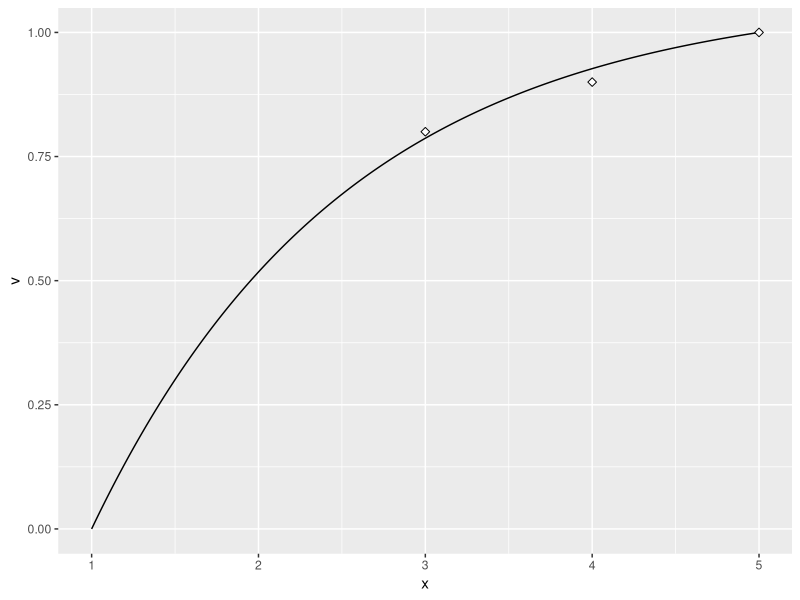
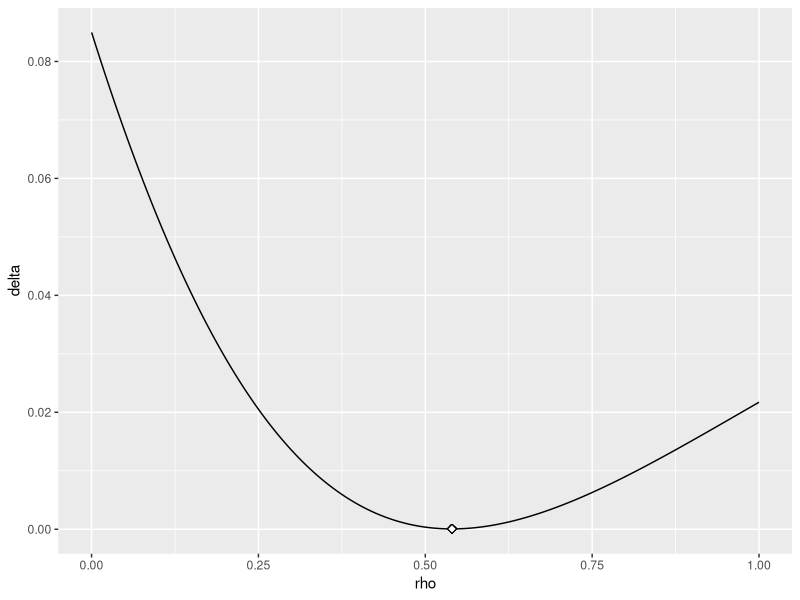

These figures' R source, in order: (Note: this script raises an error after producing the figures.)
## ---- chunk 1
SAVF_score <- function(x, x_low, x_high, rho){

  # return error if x_low is not less than x_high
  if(x_low >= x_high){
    stop("`x_low` must be less than `x_high`", call. = FALSE)
  }

  # return error if rho is not a single value
  if (length(rho) != 1) {
    stop("`rho` must be a numeric value of length 1", call. = FALSE)
  }

  # generate SAVF values
  value <- (1 - exp(-rho * (x - x_low))) / (1 - exp(-rho * (x_high - x_low)))

  # return values
  return(value)

}

SAVF_plot <- function(desired_x, desired_v, x_low, x_high, rho){

  # return error if x_low is not less than x_high
  if(x_low >= x_high){
    stop("`x_low` must be less than `x_high`", call. = FALSE)
  }

  # return error if rho is not a single value
  if (length(rho) != 1) {
    stop("`rho` must be a numeric value of length 1", call. = FALSE)
  }

  # create string of x values
  x <- seq(x_low, x_high, by = (x_high - x_low) / 1000)
  v <- SAVF_score(x, x_low, x_high, rho)

  # create data frames to plot
  df <- data.frame(x = x, v = v)
  desired <- data.frame(x = desired_x, v = desired_v)

  ggplot2::ggplot(df, ggplot2::aes(x, v)) +
    ggplot2::geom_line() +
    ggplot2::geom_point(data = desired, ggplot2::aes(x, v), shape = 23, size = 2, fill = "white")

}
## ---- chunk 2


SAVF_plot(desired_x = c(3, 4, 5),
          desired_v = c(.8, .9, 1),
          x_low = 1,
          x_high = 5,
          rho = 0.6531)
## ---- chunk 3
SAVF_plot_rho_error <- function(desired_x, desired_v, x_low, x_high, rho_low, rho_high){

  # return error if x_low is not less than x_high
  if(x_low >= x_high){
    stop("`x_low` must be less than `x_high`", call. = FALSE)
  }

  # return error if rho_low is not less than rho_high
  if(rho_low >= rho_high){
    stop("`rho_low` must be less than `rho_high`", call. = FALSE)
  }

  # compute sequence of rho values
  rho <- seq(rho_low, rho_high, by = (rho_high - rho_low) / 10000)
  rho <- rho[rho != 0]

  # compute deltas between preferred and fitted values
  delta <- sapply(rho, function(x) sum((SAVF_score(desired_x, x_low, x_high, x) - desired_v)^2))

  # return rho that produces smallest error
  true_rho <- rho[which(delta == min(delta))]

  # plot value
  df <- data.frame(rho = rho, delta = delta)
  ggplot2::ggplot(df, ggplot2::aes(rho, delta)) +
    ggplot2::geom_line() +
    ggplot2::geom_point(ggplot2::aes(true_rho, min(delta)), shape = 23, size = 2, fill = "white")

}
## ---- chunk 4
SAVF_plot_rho_error(desired_x = c(3, 4, 5),
                    desired_v = c(.75, .9, 1),
                    x_low = 1,
                    x_high = 5,
                    rho_low = 0,
                    rho_high = 1)
## ---- chunk 5
SAVF_score <- function(x, x_low, x_high, rho){

  # return error if x_low is not less than x_high
  if(x_low >= x_high){
    stop("`x_low` must be less than `x_high`", call. = FALSE)
  }

  # return error if rho is not a single value
  if (length(rho) != 1) {
    stop("`rho` must be a numeric value of length 1", call. = FALSE)
  }

  # generate SAVF values
  value <- (1 - exp(-rho * (x - x_low))) / (1 - exp(-rho * (x_high - x_low)))

  # return values
  return(value)

}
## ---- chunk 6
# using dplyr to add a new variable while preserving existing data
library(dplyr)

# here we are assuming we found the appropriate rho value for the y attribute using
# the same process as mentioned above
psc <- psc %>%
  mutate(x_SAVF_score = SAVF_score(x_attribute, 1, 5, .653),
         y_SAVF_score = SAVF_score(y_attribute, 1, 10, .70))

psc
## ---- chunk 7
kraljic_matrix <- function(data, x, y){

  # return error if x or y are not numeric values
  x_col <- data[[deparse(substitute(x))]]
  y_col <- data[[deparse(substitute(y))]]

  if(!is.numeric(x_col) | !is.numeric(y_col)){
    stop("data for both column inputs must be numeric", call. = FALSE)
  }

  # plot Kraljic Matrix
  ggplot2::ggplot(data, ggplot2::aes_string(deparse(substitute(x)), deparse(substitute(y)))) +
    ggplot2::geom_point() +
    ggplot2::geom_vline(xintercept = .5) +
    ggplot2::geom_hline(yintercept = .5) +
    ggplot2::coord_cartesian(xlim = c(0,1), ylim = c(0,1)) +
    ggplot2::scale_x_reverse()
}
## ---- chunk 8
kraljic_matrix(psc, x_SAVF_score, y_SAVF_score)
## ---- chunk 9
kraljic_quadrant <- function(x, y){

  ifelse(x > .5 & y >= .5, "Leverage",
         ifelse(x > .5 & y < .5, "Critical",
                ifelse(x <= .5 & y >= .5, "Strategic",
                       ifelse(x < .5 & y < .5, "Bottleneck", NA))))

}
## ---- chunk 10
psc %>%
  mutate(quadrant = kraljic_quadrant(x_SAVF_score, y_SAVF_score))
## ---- chunk 11
MAVF_score <- function(x, y, x_wt, y_wt){

  # return error if x and y are different lengths
  if(length(x) != length(y)){
    stop("`x` and `y` must be the same length", call. = FALSE)
  }

  # return error if x or y weights are not a single value
  if (length(x_wt) != 1 | length(y_wt) != 1) {
    stop("x and y weights must be numeric values of length 1", call. = FALSE)
  }

  x * x_wt + y * y_wt + (1 - x_wt - y_wt) * x * y

}
## ---- chunk 12
psc %>%
  mutate(MAVF = MAVF_score(x_SAVF_score, y_SAVF_score, 0.65, 0.35))
## ---- chunk 13
psc %>%
  mutate(MAVF = MAVF_score(x_SAVF_score, y_SAVF_score, 0.65, 0.35),
         quadrant = kraljic_quadrant(x_SAVF_score, y_SAVF_score)) %>%
  filter(quadrant == "Leverage") %>%
  top_n(10, wt = MAVF)
## ---- chunk 14
MAVF_sensitivity <- function(data, x, y, x_wt_min, x_wt_max, y_wt_min, y_wt_max){

  # return error if x_wt_min is not less than x_wt_max
  if(x_wt_min >= x_wt_max){
    stop("`x_wt_min` must be less than `x_wt_max`", call. = FALSE)
  }

  # return error if y_wt_min is not less than y_wt_max
  if(y_wt_min >= y_wt_max){
    stop("`y_wt_min` must be less than `y_wt_max`", call. = FALSE)
  }

  # create random wts
  x_wt <- runif(1000, min = x_wt_min, max = x_wt_max)
  y_wt <- runif(1000, min = y_wt_min, max = y_wt_max)
  w_wt <- 1 - x_wt - y_wt

  # parse out vectors from data
  x_col <- data[[deparse(substitute(x))]]
  y_col <- data[[deparse(substitute(y))]]

  # create vectors to fill
  Min. <- vector(mode = "numeric", length = nrow(data))
  `1st Qu.` <- vector(mode = "numeric", length = nrow(data))
  Median <- vector(mode = "numeric", length = nrow(data))
  Mean <- vector(mode = "numeric", length = nrow(data))
  `3rd Qu.` <- vector(mode = "numeric", length = nrow(data))
  Max. <- vector(mode = "numeric", length = nrow(data))
  Range <- vector(mode = "numeric", length = nrow(data))

  # loop through to compute values for each x y pair
  for(i in 1:nrow(data)){
    s <- summary(x_col[i] * x_wt + y_col[i] * y_wt + (1 - x_wt - y_wt) * x_col[i] * y_col[i])
    Min.[i] <- s[1]
    `1st Qu.`[i] <- s[2]
    Median[i] <- s[3]
    Mean[i] <- s[4]
    `3rd Qu.`[i] <- s[5]
    Max.[i] <- s[6]
    Range[i] <- s[6] - s[1]
  }

  # add new columns
  data$MAVF_Min <- Min.
  data$MAVF_1st_Q <- `1st Qu.`
  data$MAVF_Median <- Median
  data$MAVF_Mean <- Mean
  data$MAVF_3rd_Q <- `3rd Qu.`
  data$MAVF_Max <- Max.
  data$MAVF_Range <- Range


  # return data
  data

}
## ---- chunk 15
MAVF_sensitivity(psc,
                 x = x_SAVF_score,
                 y = y_SAVF_score,
                 x_wt_min = .55,
                 x_wt_max = .75,
                 y_wt_min = .25,
                 y_wt_max = .45) %>%
  select(PSC, starts_with("MAVF"))
